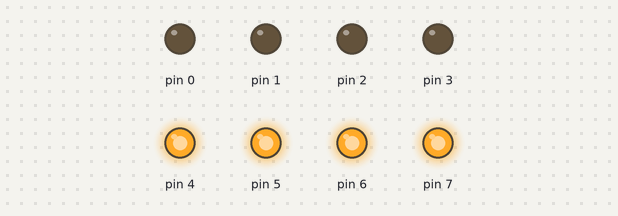
Bench run of a sketch on a simulated Arduino Uno, built with avr-gcc and run on an emulated ATmega328P. Parts: output pins drawn as LEDs (lit = HIGH).

Above: at 0.1 s.
At 2.9 s:
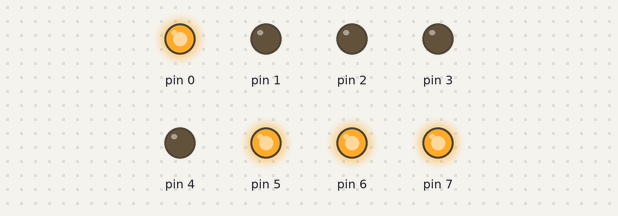
At 6.4 s:
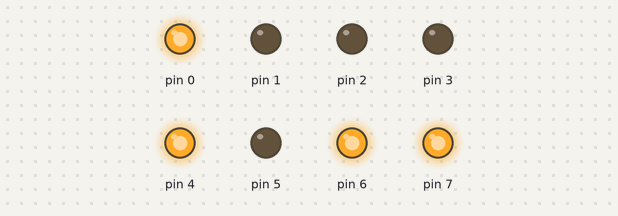
At 9.2 s:
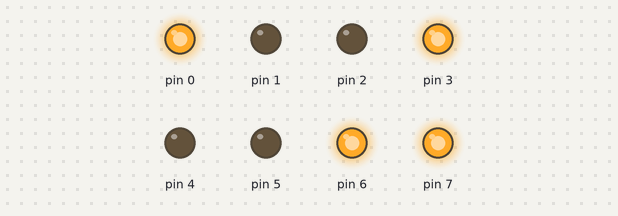
At 11.3 s:
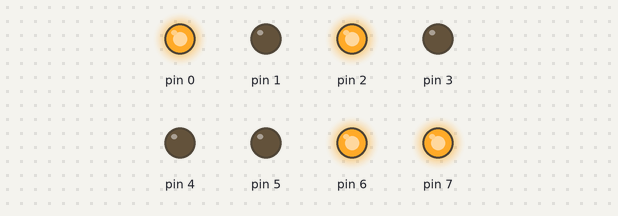
At 14.1 s:
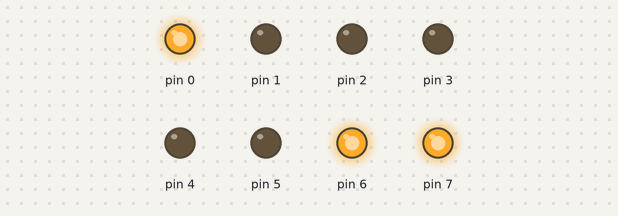
Timing chart, 0 to 15.6 s (numbered marks = the images above):
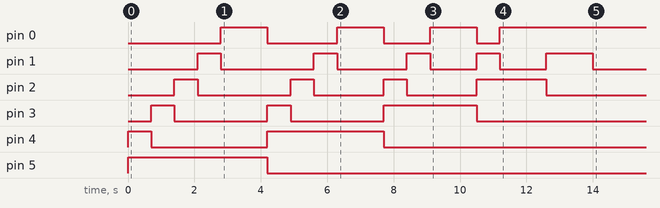

The sketch:

Lab_7.1.1.ino
```cpp
typedef struct STATE{
  bool one = 1;
  bool zero = 0;
}state;


void setup() {
  DDRD = B11111111; // піни порту D (на платі 0-7 піни) позначаєм вихідними
  byte diode = B11110000;
  PORTD = diode;
  delay(700);
  int i, j, d=5;
  for( i=4; i>=0; i--){
    for(j=4; j>=0; j--){

      for( i=j; i>=0; i--){

        PORTD &=~(1<<i);
        PORTD |= 1<<(i-1);
        delay(700);
      }
      diode &=~(1<<i);
      diode &=~(1<<d);
      diode |=1<<j-1;
      PORTD = diode;
      diode &=~(1<<j);
      delay(700);
    }

  }d++;
}

void loop() {


}
```
